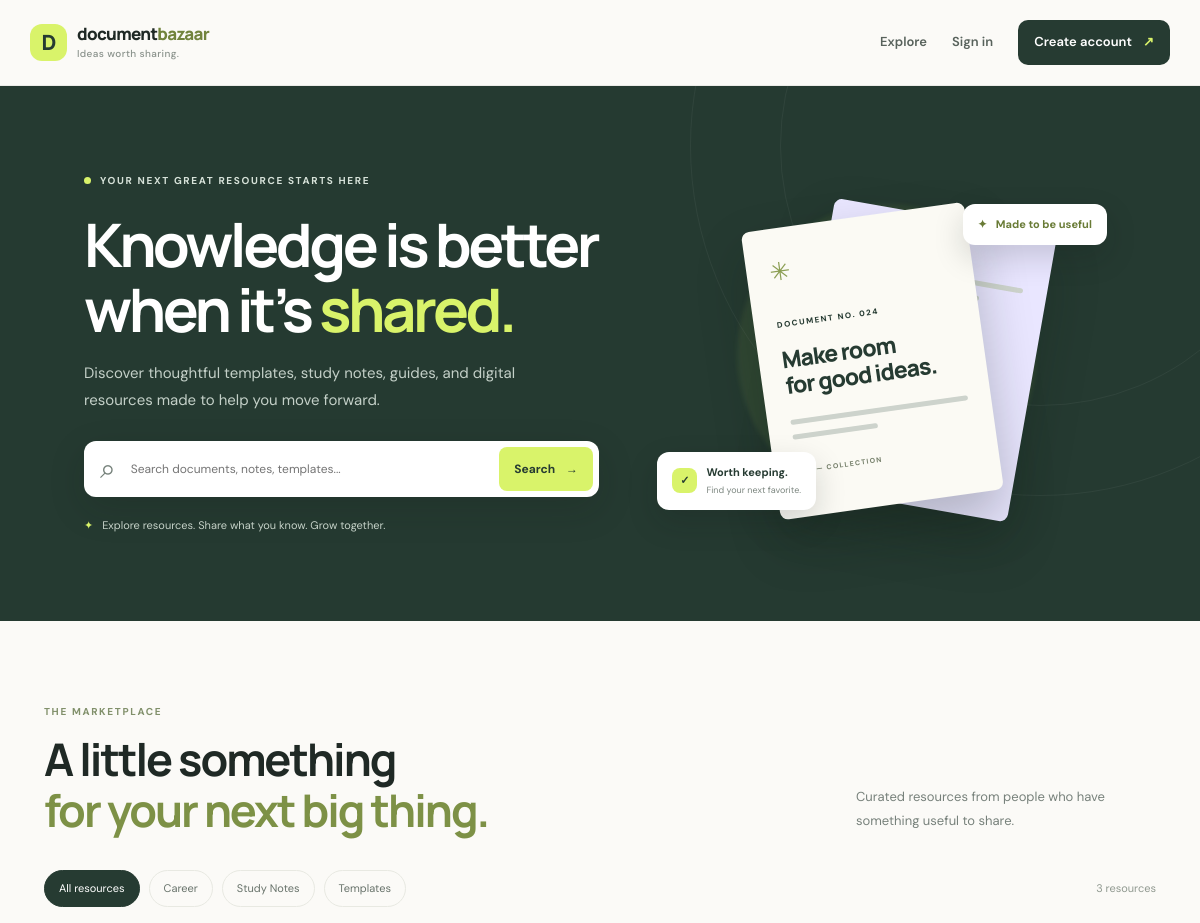
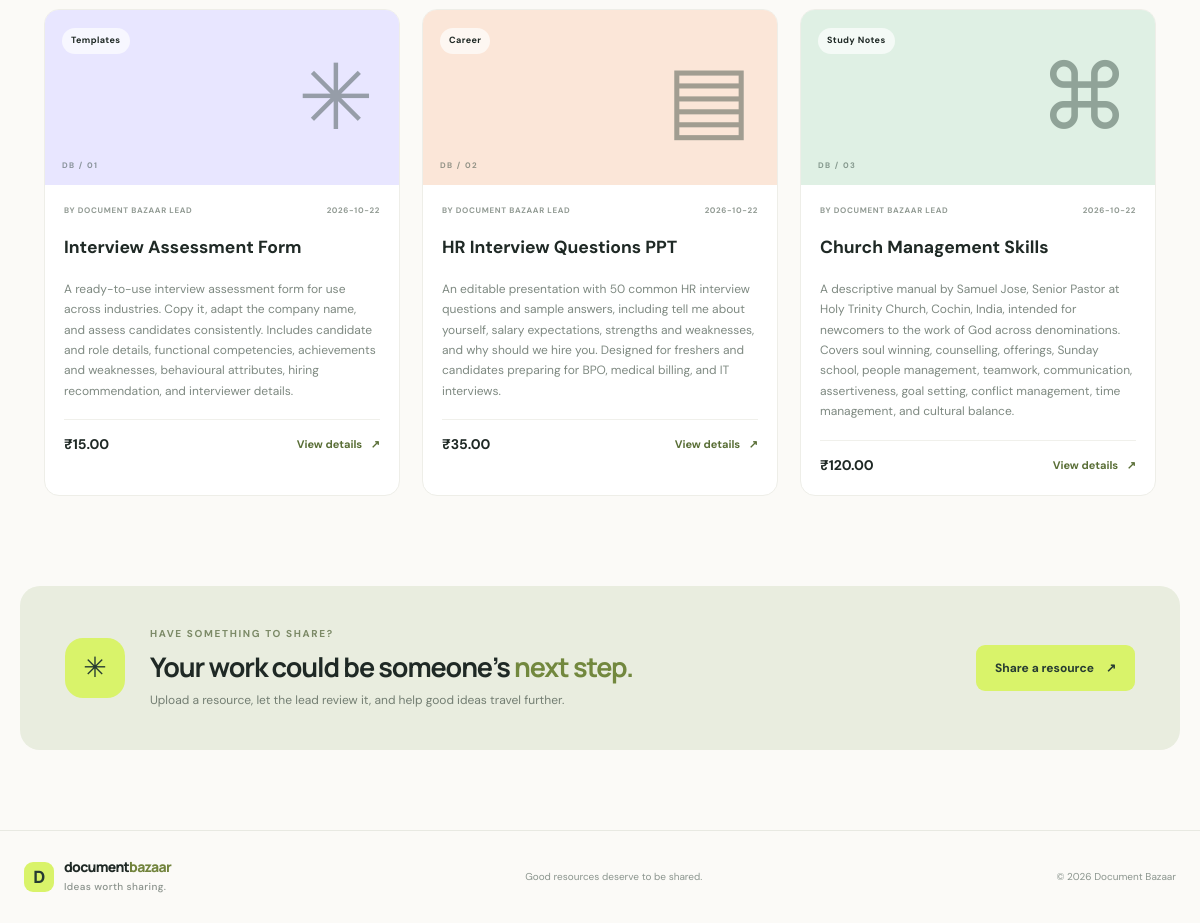
The page / on the database its author committed (2 pictures, top to bottom).
### tables this page shows
CREATE TABLE documents (
            id INTEGER PRIMARY KEY AUTOINCREMENT,
            title TEXT NOT NULL,
            description TEXT NOT NULL DEFAULT '',
            category TEXT NOT NULL DEFAULT 'Other',
            price_paise INTEGER NOT NULL DEFAULT 0,
            filename TEXT NOT NULL,
            original_filename TEXT NOT NULL,
            uploader_id INTEGER NOT NULL,
            is_approved INTEGER NOT NULL DEFAULT 0,
            created_at TIMESTAMP DEFAULT CURRENT_TIMESTAMP,
            FOREIGN KEY(uploader_id) REFERENCES users(id)
        );

CREATE TABLE users (
            id INTEGER PRIMARY KEY AUTOINCREMENT,
            name TEXT NOT NULL,
            email TEXT NOT NULL UNIQUE,
            password_hash TEXT NOT NULL,
            role TEXT NOT NULL DEFAULT 'customer',
            created_at TIMESTAMP DEFAULT CURRENT_TIMESTAMP
        );

### app.py (the view)
@app.route("/")
def index():
    search = request.args.get("q", "").strip()
    category = request.args.get("category", "").strip()
    with get_db() as db:
        sql = """SELECT d.*, u.name AS uploader_name FROM documents d
                 JOIN users u ON u.id = d.uploader_id
                 WHERE d.is_approved = 1 AND d.price_paise > 0"""
        params = []
        if search:
            sql += " AND (d.title LIKE ? OR d.description LIKE ? OR d.category LIKE ?)"
            term = f"%{search}%"
            params.extend([term, term, term])
        if category:
            sql += " AND d.category = ?"
            params.append(category)
        sql += " ORDER BY d.created_at DESC"
        documents = [dict(row) for row in db.execute(sql, params).fetchall()]
        categories = [r["category"] for r in db.execute(
            "SELECT DISTINCT category FROM documents WHERE is_approved = 1 AND price_paise > 0 ORDER BY category"
        ).fetchall()]
    return render_template("index.html", documents=documents, categories=categories, search=search, selected_category=category)

### app.py (called while the page is built)
def get_db():
    conn = sqlite3.connect(DATABASE)
    conn.row_factory = sqlite3.Row
    conn.execute("PRAGMA foreign_keys = ON")
    return conn

def current_user():
    user_id = session.get("user_id")
    if not user_id:
        return None
    with get_db() as db:
        row = db.execute("SELECT id, name, email, role FROM users WHERE id = ?", (user_id,)).fetchone()
        return dict(row) if row else None

@app.context_processor
def inject_user():
    return {"user": current_user()}

### templates/index.html (shortened to what this page needs)
{% extends "base.html" %}
{% block content %}
<section class="hero">
  <div class="hero-content">
    <div class="eyebrow"><span class="eyebrow-dot"></span> YOUR NEXT GREAT RESOURCE STARTS HERE</div>
    <h1>Knowledge is better<br>when it’s <em>shared.</em></h1>
    <p>Discover thoughtful templates, study notes, guides, and digital resources made to help you move forward.</p>
    <form class="search-bar" action="{{ url_for('index') }}" method="get">
      <span class="search-icon">⌕</span>
      <input name="q" value="{{ search }}" placeholder="Search documents, notes, templates..." aria-label="Search documents">
      <button type="submit">Search <span>→</span></button>
    </form>
    <div class="hero-footnote"><span>✦</span> Explore resources. Share what you know. Grow together.</div>
  </div>
  <div class="hero-art" aria-hidden="true">
    <div class="paper paper-back"><span class="paper-tag"></span><div class="paper-chart"></div></div>
    <div class="paper paper-front"><span class="paper-icon">✳</span><span class="paper-mini">DOCUMENT NO. 024</span><h3>Make room<br>for good ideas.</h3><div class="paper-line long"></div><div class="paper-line short"></div><div class="paper-sign">D/B — COLLECTION</div></div>
    <div class="floating-note note-top">✦ <span>Made to be useful</span></div>
    <div class="floating-note note-bottom"><span class="note-check">✓</span><span><b>Worth keeping.</b><small>Find your next favorite.</small></span></div>
  </div>
</section>
<section class="market-section" id="marketplace">
  <div class="section-heading">
    <div><div class="eyebrow muted-eyebrow">THE MARKETPLACE</div><h2>A little something<br><em>for your next big thing.</em></h2></div>
    <p>Curated resources from people who have something useful to share.</p>
  </div>
  <form class="filter-row" action="{{ url_for('index') }}" method="get">
    <a class="filter-chip {% if not selected_category %}active{% endif %}" href="{{ url_for('index', q=search) }}">All resources</a>
    {% for category in categories %}
      <button class="filter-chip {% if selected_category == category %}active{% endif %}" name="category" value="{{ category }}" type="submit">{{ category }}</button>
    {% endfor %}
    <span class="result-count">{{ documents|length }} resource{{ '' if documents|length == 1 else 's' }}</span>
  </form>
  {% if documents %}
    <div class="document-grid">
      {% for doc in documents %}
        <article class="document-card">
          <a href="{{ url_for('document_detail', document_id=doc.id) }}" aria-label="View details for {{ doc.title }}">
          <div class="doc-cover cover-{{ loop.index0 % 5 }}">
            <span class="doc-category">{{ doc.category }}</span>
            <div class="cover-glyph">{{ ['✳', '▤', '⌘', '◈', '✦'][loop.index0 % 5] }}</div>
            <span class="cover-number">DB / {{ '%02d'|format(loop.index) }}</span>
          </div>
          </a>
          <div class="doc-card-body">
            <div class="doc-meta"><span>BY {{ doc.uploader_name|upper }}</span><span>{{ doc.created_at[:10] if doc.created_at else 'NEW' }}</span></div>
            <h3><a href="{{ url_for('document_detail', document_id=doc.id) }}">{{ doc.title }}</a></h3>
            <p>{{ doc.description or 'A useful resource shared with the Document Bazaar community.' }}</p>
            <div class="doc-card-bottom">
              <strong class="price">₹{{ '%.2f'|format(doc.price_paise / 100) }}</strong>
              {% if user and user.id == doc.uploader_id %}
                <span class="own-label">Your upload</span>
              {% else %}
                <a class="text-action" href="{{ url_for('document_detail', document_id=doc.id) }}">View details <span>↗</span></a>
              {% endif %}
            </div>
          </div>
        </article>
      {% endfor %}
    </div>
  {% endif %}
</section>
<section class="share-banner">
  <div class="share-spark">✳</div>
  <div><div class="eyebrow">HAVE SOMETHING TO SHARE?</div><h2>Your work could be someone’s <em>next step.</em></h2><p>Upload a resource, let the lead review it, and help good ideas travel further.</p></div>
  <a class="button button-light" href="{{ url_for('sell') if user else url_for('login') }}">Share a resource <span>↗</span></a>
</section>
{% endblock %}

### templates/base.html (shortened to what this page needs)
<!doctype html>
<html lang="en">
<head>
  <link rel="stylesheet" href="{{ url_for('static', filename='style.css') }}">
</head>
<body>
  <header class="site-header">
    <div class="nav-wrap">
      <a class="brand" href="{{ url_for('index') }}">
        <span class="brand-mark">D</span>
        <span>document<span class="brand-accent">bazaar</span><small>Ideas worth sharing.</small></span>
      </a>
      <nav class="nav-links">
        <a href="{{ url_for('index') }}">Explore</a>
        {% if user %}
          <a href="{{ url_for('sell') }}">Upload a document</a>
          <a href="{{ url_for('my_library') }}">My library</a>
          {% if user.role == 'lead' %}<a href="{{ url_for('lead_dashboard') }}">Lead dashboard</a>{% endif %}
          <div class="account-pill">
            <span class="avatar">{{ user.name[0]|upper }}</span>
            <span class="account-copy"><strong>{{ user.name }}</strong><small>{{ 'Marketplace Lead' if user.role == 'lead' else 'Account holder' }}</small></span>
          </div>
          <a class="nav-logout" href="{{ url_for('logout') }}">Sign out</a>
        {% else %}
          <a href="{{ url_for('login') }}">Sign in</a>
          <a class="nav-cta" href="{{ url_for('register') }}">Create account <span>↗</span></a>
        {% endif %}
      </nav>
    </div>
  </header>
  <main>
    {% block content %}{% endblock %}
  </main>
  <footer class="site-footer">
    <div class="footer-inner">
      <a class="brand footer-brand" href="{{ url_for('index') }}"><span class="brand-mark">D</span><span>document<span class="brand-accent">bazaar</span><small>Ideas worth sharing.</small></span></a>
      <p>Good resources deserve to be shared.</p>
      <span>© {{ 2026 }} Document Bazaar</span>
    </div>
  </footer>
</body>
</html>

### rows shown on the page
documents: category "Templates", index0 "✳", index "01", uploader_name "DOCUMENT BAZAAR LEAD", created_at "2026-10-22", title "Interview Assessment Form", description "A ready-to-use interview assessment form for use across industries. Copy it, adapt the company name, and assess candidates consistently. Includes candidate and role details, functional competencies, achievements and weaknesses, behavioural attributes, hiring recommendation, and interviewer details.", doc.price_paise/100 "15.00"
documents: category "Career", index0 "▤", index "02", uploader_name "DOCUMENT BAZAAR LEAD", created_at "2026-10-22", title "HR Interview Questions PPT", description "An editable presentation with 50 common HR interview questions and sample answers, including tell me about yourself, salary expectations, strengths and weaknesses, and why should we hire you. Designed for freshers and candidates preparing for BPO, medical billing, and IT interviews.", doc.price_paise/100 "35.00"
documents: category "Study Notes", index0 "⌘", index "03", uploader_name "DOCUMENT BAZAAR LEAD", created_at "2026-10-22", title "Church Management Skills", description "A descriptive manual by Samuel Jose, Senior Pastor at Holy Trinity Church, Cochin, India, intended for newcomers to the work of God across denominations. Covers soul winning, counselling, offerings, Sunday school, people management, teamwork, communication, assertiveness, goal setting, conflict management, time management, and cultural balance.", doc.price_paise/100 "120.00"

### other values the page prints
{{ category }} "Career" "Study Notes" "Templates"
{{ documents|length }} "3"
{{ '' if documents|length == 1 else 's' }} "s"
{{ 2026 }} "2026"
